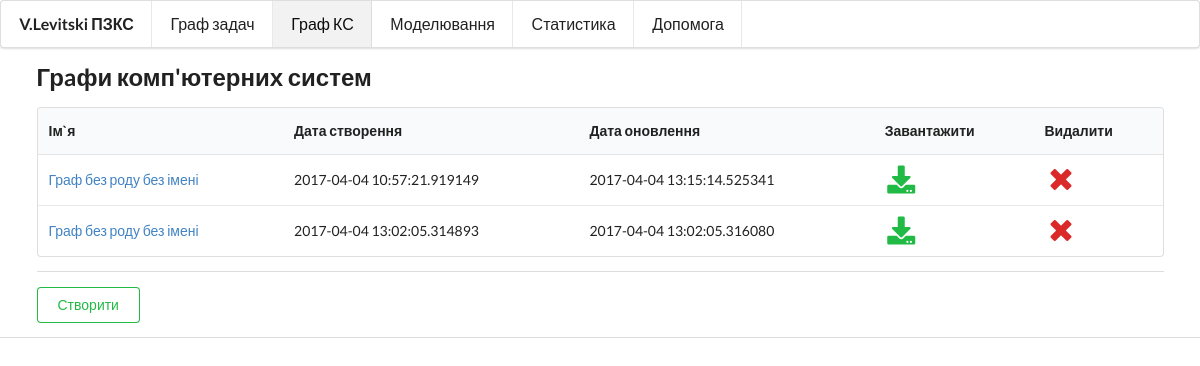
The app's page /cs-graph/, older data.
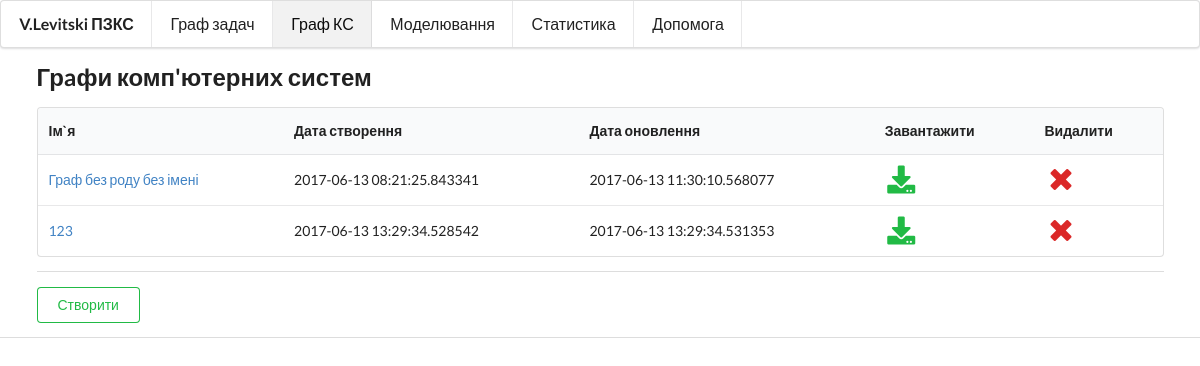
The same page, newer data.
### app.py (models this page shows, shortened)
class CSGraph(db.Model):
    id = db.Column(db.Integer, primary_key=True, autoincrement=True)
    name = db.Column(db.String)
    created_at = db.Column(db.DateTime)
    updated_at = db.Column(db.DateTime)
    data = db.Column(db.String)

### app.py (the view)
@app.route('/cs-graph/')
def cs_graph():
    graphs = CSGraph.query.all()
    return render_template('graph_cs.html', graphs=graphs)

### templates/graph_cs.html (shortened to what this page needs)
{% extends "index.html" %}
{% block head %}
    {{ super() }}
{% endblock %}
{% block content %}
    {{ super() }}
    <div class="ui container">
        {% if graphs %}
            <h2>Грaфи комп'ютерних систем</h2>
            <table class="ui table">
                <thead>
                <tr>
                    <th>Ім`я</th>
                    <th>Дата створення</th>
                    <th>Дата оновлення</th>
                    <th>Завантажити</th>
                    <th>Видалити</th>
                </tr>
                </thead>
                <tbody>
                {% for g in graphs %}
                    <tr>
                        <td>
                            <a href="{{ url_for('save_cs_graph',id=g.id) }}">
                                {{ g.name }}
                            </a>
                        </td>
                        <td>{{ g.created_at }}</td>
                        <td>{{ g.updated_at }}</td>
                        <td>
                            <a href="{{ url_for('download_cs_graph', id=g.id) }}"><i
                                    class="download big green icon"></i></a></td>
                        <td>
                            <a href="{{ url_for('delete_cs_graph', id=g.id) }}"><i
                                    class="remove big red icon"></i></a></td>
                    </tr>
                {% endfor %}
                </tbody>
            </table>
        {% endif %}
        <div class="ui divider"></div>
        <a class="ui basic positive button"
           href="{{ url_for('save_cs_graph') }}">Створити</a>
    </div>
{% endblock %}

### templates/index.html (shortened to what this page needs)
{% extends "base.html" %}
{% block head %}
{{ super() }}
{% endblock %}
{% block content %}
<div class="ui big menu">
    <span class="header item">V.Levitski ПЗКС</span>
    <a href="{{ url_for('task_graph') }}"
       class="{% if 'task_graph' in request.endpoint %}active{% endif %} item">
        Граф задач</a>
    <a href="{{ url_for('cs_graph') }}"
       class="{% if 'cs_graph' in request.endpoint %}active{% endif %} item">
        Граф КС</a>
    <a href="{{ url_for('modeling') }}"
       class="{% if 'modeling' in request.endpoint %}active{% endif %} item">
        Моделювання</a>
    <a href="{{ url_for('statistics') }}"
       class="{% if 'statistics' in request.endpoint%}active{% endif %} item">
        Статистика</a>
    <a href="{{ url_for('help') }}"
       class="{% if 'help' in request.endpoint %}active{% endif %} item">
        Допомога</a>
</div>
{% endblock %}

### templates/base.html (shortened to what this page needs)
<!doctype html>
<html>
<head>
    {% block head %}
    <link rel="stylesheet"
          href="https://cdnjs.cloudflare.com/ajax/libs/semantic-ui/2.2.9/semantic.min.css">
    {% endblock %}
</head>
<body>
<div id="content">{% block content %}{% endblock %}</div>
<div id="footer" class="footer-right">
    {% block footer %}
        <div class="ui divider"></div>
    {% endblock %}
</div>
</body>
</html>

Row changes from the older to the newer data that the page shows:
removed CSGraph: name "Граф без роду без імені", created_at "2017-04-04 13:02:05.314893", updated_at "2017-04-04 13:02:05.316080"
changed CSGraph "Граф без роду без імені": created_at "2017-04-04 10:57:21.919149" → "2017-06-13 08:21:25.843341"; updated_at "2017-04-04 13:15:14.525341" → "2017-06-13 11:30:10.568077"
added CSGraph: name "123", created_at "2017-06-13 13:29:34.528542", updated_at "2017-06-13 13:29:34.531353"
